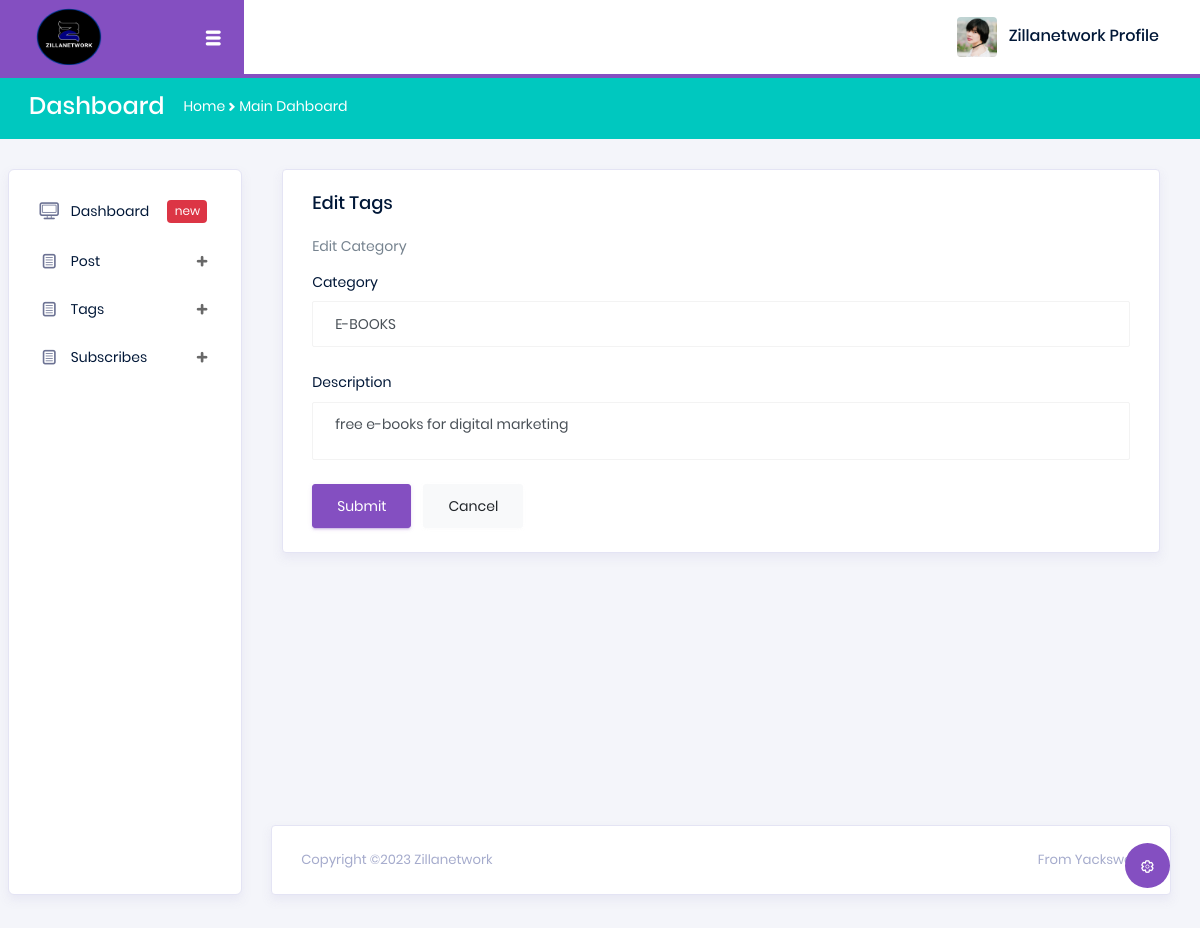
The app's page /admin/edit-category.php?cid=3 (signed in) with its own data.
### tables this page shows
CREATE TABLE `tblcategory` (
  `id` int(11) NOT NULL,
  `CategoryName` varchar(200) DEFAULT NULL,
  `Description` mediumtext DEFAULT NULL,
  `PostingDate` timestamp NULL DEFAULT current_timestamp(),
  `UpdationDate` timestamp NULL DEFAULT NULL,
  `Is_Active` int(1) DEFAULT NULL
);

### admin/edit-category.php (the view, shortened to what this page needs)
<?php
include('includes/config.php');
if(strlen($_SESSION['login'])==0)
  {
header('location:index.php');
}
else{
?>
<!DOCTYPE html>
<html lang="en">
<head>
  <link rel="stylesheet" href="vendors/typicons/typicons.css">
  <link rel="stylesheet" href="vendors/css/vendor.bundle.base.css">
  <link rel="stylesheet" href="css/vertical-layout-light/style.css">
</head>
<body>
  <div class="container-scroller">
      <?php include('includes/header.php') ;?>
    <nav class="navbar-breadcrumb col-xl-12 col-12 d-flex flex-row p-0">
      <div class="navbar-menu-wrapper d-flex align-items-center justify-content-end">
        <ul class="navbar-nav mr-lg-2">
          <li class="nav-item ml-0">
            <h4 class="mb-0">Dashboard</h4>
          </li>
          <li class="nav-item">
            <div class="d-flex align-items-baseline">
              <p class="mb-0">Home</p>
              <i class="typcn typcn-chevron-right"></i>
              <p class="mb-0">Main Dahboard</p>
            </div>
          </li>
        </ul>
      </div>
    </nav>
    <div class="container-fluid page-body-wrapper">
      <div class="theme-setting-wrapper">
        <div id="settings-trigger"><i class="typcn typcn-cog-outline"></i></div>
      </div>
      <?php include('includes/sidebar.php'); ?>
      <div class="main-panel">
        <div class="content-wrapper">
            <div class="col-12 grid-margin stretch-card">
              <div class="card">
                <div class="card-body">
                  <h4 class="card-title">Edit Tags</h4>
                  <p class="card-description">
                    Edit Category
                  </p>
                  <?php
                    $catid=intval($_GET['cid']);
                    $query=mysqli_query($con,"Select id,CategoryName,Description,PostingDate,UpdationDate from  tblcategory where Is_Active=1 and id='$catid'");
                    while($row=mysqli_fetch_array($query))
                    {
                    ?>
                  <form class="forms-sample">
                    <div class="form-group">
                      <label for="exampleInputName1">Category</label>
                      <input type="text" class="form-control" value="<?php echo htmlentities($row['CategoryName']);?>" name="category" id="cat" required>
                    </div>
                    <div class="form-group">
                      <label for="description">Description</label>
                      <textarea class="form-control" name="description" id="disc" placeholder="Description" required><?php echo htmlentities($row['Description']);?></textarea>
                    </div>
                    <button type="button" id="btn-edit-cat" class="btn btn-primary mr-2">Submit</button>
                    <button type="reset" class="btn btn-light">Cancel</button>
                  </form>
                <?php };?>
                </div>
              </div>
            </div>
        </div>
      <?php include('includes/footer.php'); ?>
      </div>
    </div>
  </div>
</body>
</html>
<?php }?>

### records on screen
tblcategory: category "E-BOOKS", description "free e-books for digital marketing"
